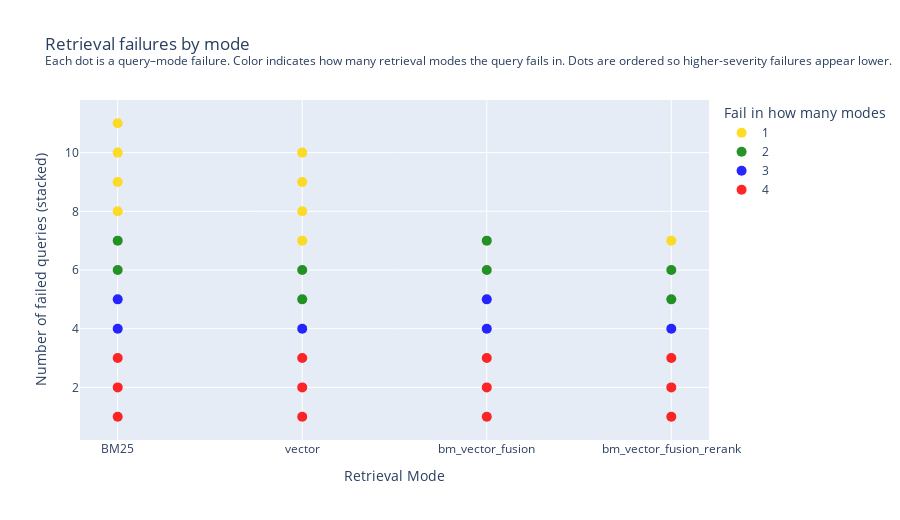

The code cell stored with this chart in its notebook:
### Markdown cell above
### Explore failed queries

### Code cell
import numpy as np
import pandas as pd
import plotly.express as px

# -----------------------------
# Required inputs:
# - metrics_df with columns: ["QID", "Question", "Retrieval Mode", "success@k"]
# - MODE_ORDER list in the canonical order you want on the x-axis
# -----------------------------
# Example MODE_ORDER (use yours if already defined)
MODE_ORDER = ["BM25", "vector", "bm_vector_fusion", "bm_vector_fusion_rerank"]

# -----------------------------
# 1) Filter failures (Success@k == 0)
# -----------------------------
fails = metrics_df.loc[
    metrics_df["success@k"] == 0,
    ["QID", "Question", "Retrieval Mode"]
].copy()

# Ensure consistent ordering on x-axis
fails["Retrieval Mode"] = pd.Categorical(
    fails["Retrieval Mode"],
    categories=MODE_ORDER,
    ordered=True
)

# -----------------------------
# 2) Compute "fail severity" = number of modes each QID fails in
# -----------------------------
fail_counts = (
    fails.groupby("QID")["Retrieval Mode"]
    .nunique()
    .rename("n_failed_modes")
)
fails = fails.merge(fail_counts, on="QID", how="left")

# Convert to categorical so Plotly uses DISCRETE colors + legend (not continuous colorbar)
fails["fail_severity"] = fails["n_failed_modes"].astype(str)

# -----------------------------
# 3) Rank dots within each mode:
#    higher fail frequency -> LOWER (y=1)
# -----------------------------
fails = fails.sort_values(
    ["Retrieval Mode", "n_failed_modes", "QID"],
    ascending=[True, False, True]
).reset_index(drop=True)

# Stacked y position within each mode
fails["y"] = fails.groupby("Retrieval Mode").cumcount() + 1

# -----------------------------
# 4) Plot with discrete colors
# -----------------------------
color_discrete_map = {
    "1": "gold",      # fail in 1 mode
    "2": "green",     # fail in 2 modes
    "3": "blue",      # fail in 3 modes
    "4": "red",       # fail in 4 modes
}

fig = px.scatter(
    fails,
    x="Retrieval Mode",
    y="y",
    color="fail_severity",
    category_orders={
        "Retrieval Mode": MODE_ORDER,
        "fail_severity": ["1", "2", "3", "4"]
    },
    color_discrete_map=color_discrete_map,
    hover_data={
        "QID": True,
        "Question": True,
        "Retrieval Mode": False,
        "n_failed_modes": False,
        "y": False,
        "fail_severity": False
    },
    labels={
        "y": "Number of failed queries (stacked)",
        "fail_severity": "Fail severity (number of modes)"
    },
    title=(
        "Retrieval failures by mode<br>"
        "<sup>Each dot is a query–mode failure. Color indicates how many retrieval modes the query fails in. "
        "Dots are ordered so higher-severity failures appear lower.</sup>"
    ),
)

fig.update_traces(marker=dict(size=10, opacity=0.85))

fig.update_layout(
    xaxis=dict(categoryorder="array", categoryarray=MODE_ORDER),
    legend_title_text="Fail in how many modes",
    height=520
)

fig.show()

# Optional: export interactive plot as HTML
fig.write_html("plotly_failure_diagnostics.html")

### Figure 1 — Plotly figure (JSON) as saved in the notebook; plotly's stock layout.template omitted (floating-point values rounded to 4 significant figures)
{"data": [{"customdata": [[103, "I want to change how statistical results are displayed in JASP—for example, controlling effect size reporting, confidence intervals, or the number of decimals—but I can’t find these options within the analysis panels. Where are the global settings for adjusting how results are formatted and reported?", 1, "1"], [106, "Survey responses are classified into “strongly agree,” “agree,” “neutral,” “disagree,” and “strongly disagree.” I want to test whether these response proportions differ from an equal distribution. How can this be analyzed?", 1, "1"], [135, "My outcome variable has a few extreme values. In a Bayesian linear regression, what assumptions about error distribution am I making, and how should outliers be handled?", 1, "1"], [140, "I’m evaluating a RAG system using two performance metrics: success@k (binary per query) and nDCG@k (continuous, bounded between 0 and 1). Each query is tested under multiple retrieval modes and difficulty levels, so the same query appears multiple times. I want to test whether retrieval mode and difficulty level have main effects or an interaction effect on performance. Given this repeated-measures structure and mixed outcome types, can generalized linear mixed models be used?", 1, "1"], [21, "How do I specify within-subject factors and levels in JASP?", 1, "1"], [24, "How to run factorial ANOVA in JASP?", 1, "1"], [34, "How to run a Linear Mixed Model in Jasp?", 1, "1"], [129, "I want to compare post-test performance between two groups while statistically controlling for participants’ pre-test scores. Which analysis should I use?", 1, "1"], [126, "Participants completed the task under both condition A and condition B, and their performance was measured before and after training. Which statistical test should be used to examine the main effects of Condition, Time, and their interaction?", 1, "1"]], "hovertemplate": "QID=%{customdata[0]}<br>Question=%{customdata[1]}<extra></extra>", "legendgroup": "1", "marker": {"color": "gold", "opacity": 0.85, "size": 10, "symbol": "circle"}, "mode": "markers", "name": "1", "orientation": "v", "showlegend": true, "type": "scatter", "x": ["BM25", "BM25", "BM25", "BM25", "vector", "vector", "vector", "vector", "bm_vector_fusion_rerank"], "xaxis": "x", "y": [8, 9, 10, 11, 7, 8, 9, 10, 7], "yaxis": "y"}, {"customdata": [[8, "How do I set up an independent samples t-test in JASP?", 2, "2"], [110, "I measured participants’ reaction times before and after a training session. Because the same individuals are measured twice, which statistical test should I use to compare the two time points?How to run it in jasp?", 2, "2"], [116, "An ANOVA shows a significant effect of treatment type on recovery time across four groups. What follow-up analyses are appropriate to identify where the differences lie?", 2, "2"], [128, "Participants were assigned to either condition A or condition B, and their performance was measured both before and after training. Which statistical test should be used to assess the effects of Condition, Time, and their interaction?", 2, "2"], [8, "How do I set up an independent samples t-test in JASP?", 2, "2"], [110, "I measured participants’ reaction times before and after a training session. Because the same individuals are measured twice, which statistical test should I use to compare the two time points?How to run it in jasp?", 2, "2"], [116, "An ANOVA shows a significant effect of treatment type on recovery time across four groups. What follow-up analyses are appropriate to identify where the differences lie?", 2, "2"], [128, "Participants were assigned to either condition A or condition B, and their performance was measured both before and after training. Which statistical test should be used to assess the effects of Condition, Time, and their interaction?", 2, "2"]], "hovertemplate": "QID=%{customdata[0]}<br>Question=%{customdata[1]}<extra></extra>", "legendgroup": "2", "marker": {"color": "green", "opacity": 0.85, "size": 10, "symbol": "circle"}, "mode": "markers", "name": "2", "orientation": "v", "showlegend": true, "type": "scatter", "x": ["BM25", "BM25", "vector", "vector", "bm_vector_fusion", "bm_vector_fusion", "bm_vector_fusion_rerank", "bm_vector_fusion_rerank"], "xaxis": "x", "y": [6, 7, 5, 6, 6, 7, 5, 6], "yaxis": "y"}, {"customdata": [[12, "How do I run a regression analysis in JASP?", 3, "3"], [104, "What tools does JASP provide for diagnosing extreme observations or unusual data points, and how do I access them?", 3, "3"], [104, "What tools does JASP provide for diagnosing extreme observations or unusual data points, and how do I access them?", 3, "3"], [12, "How do I run a regression analysis in JASP?", 3, "3"], [104, "What tools does JASP provide for diagnosing extreme observations or unusual data points, and how do I access them?", 3, "3"], [12, "How do I run a regression analysis in JASP?", 3, "3"]], "hovertemplate": "QID=%{customdata[0]}<br>Question=%{customdata[1]}<extra></extra>", "legendgroup": "3", "marker": {"color": "blue", "opacity": 0.85, "size": 10, "symbol": "circle"}, "mode": "markers", "name": "3", "orientation": "v", "showlegend": true, "type": "scatter", "x": ["BM25", "BM25", "vector", "bm_vector_fusion", "bm_vector_fusion", "bm_vector_fusion_rerank"], "xaxis": "x", "y": [4, 5, 4, 4, 5, 4], "yaxis": "y"}, {"customdata": [[14, "What output does JASP provide for correlation analysis?", 4, "4"], [111, "The same individuals were measured before and after an intervention. Because the data violate normality and contain outliers, I can’t rely on a paired t-test. What nonparametric alternative should I apply?", 4, "4"], [130, "Participants are classified into categories based on treatment group and outcome (success vs failure). How can I examine whether the distribution of outcomes differs between groups?", 4, "4"], [14, "What output does JASP provide for correlation analysis?", 4, "4"], [111, "The same individuals were measured before and after an intervention. Because the data violate normality and contain outliers, I can’t rely on a paired t-test. What nonparametric alternative should I apply?", 4, "4"], [130, "Participants are classified into categories based on treatment group and outcome (success vs failure). How can I examine whether the distribution of outcomes differs between groups?", 4, "4"], [14, "What output does JASP provide for correlation analysis?", 4, "4"], [111, "The same individuals were measured before and after an intervention. Because the data violate normality and contain outliers, I can’t rely on a paired t-test. What nonparametric alternative should I apply?", 4, "4"], [130, "Participants are classified into categories based on treatment group and outcome (success vs failure). How can I examine whether the distribution of outcomes differs between groups?", 4, "4"], [14, "What output does JASP provide for correlation analysis?", 4, "4"], [111, "The same individuals were measured before and after an intervention. Because the data violate normality and contain outliers, I can’t rely on a paired t-test. What nonparametric alternative should I apply?", 4, "4"], [130, "Participants are classified into categories based on treatment group and outcome (success vs failure). How can I examine whether the distribution of outcomes differs between groups?", 4, "4"]], "hovertemplate": "QID=%{customdata[0]}<br>Question=%{customdata[1]}<extra></extra>", "legendgroup": "4", "marker": {"color": "red", "opacity": 0.85, "size": 10, "symbol": "circle"}, "mode": "markers", "name": "4", "orientation": "v", "showlegend": true, "type": "scatter", "x": ["BM25", "BM25", "BM25", "vector", "vector", "vector", "bm_vector_fusion", "bm_vector_fusion", "bm_vector_fusion", "bm_vector_fusion_rerank", "bm_vector_fusion_rerank", "bm_vector_fusion_rerank"], "xaxis": "x", "y": [1, 2, 3, 1, 2, 3, 1, 2, 3, 1, 2, 3], "yaxis": "y"}], "layout": {"height": 520, "legend": {"title": {"text": "Fail in how many modes"}, "tracegroupgap": 0}, "title": {"text": "Retrieval failures by mode<br><sup>Each dot is a query–mode failure. Color indicates how many retrieval modes the query fails in. Dots are ordered so higher-severity failures appear lower.</sup>"}, "xaxis": {"anchor": "y", "categoryarray": ["BM25", "vector", "bm_vector_fusion", "bm_vector_fusion_rerank"], "categoryorder": "array", "domain": [0, 1], "title": {"text": "Retrieval Mode"}}, "yaxis": {"anchor": "x", "domain": [0, 1], "title": {"text": "Number of failed queries (stacked)"}}}}
